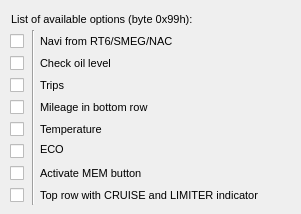
   <widget class="QWidget" name="b099">
    <attribute name="title">
     <string>Byte 99h</string>
    </attribute>
    <widget class="Line" name="line_2">
     <property name="geometry">
      <rect>
       <x>23</x>
       <y>30</y>
       <width>20</width>
       <height>175</height>
      </rect>
     </property>
     <property name="orientation">
      <enum>Qt::Vertical</enum>
     </property>
    </widget>
    <widget class="QCheckBox" name="checkBox_Navi">
     <property name="geometry">
      <rect>
       <x>10</x>
       <y>33</y>
       <width>16</width>
       <height>16</height>
      </rect>
     </property>
     <property name="text">
      <string/>
     </property>
    </widget>
    <widget class="QLabel" name="label_10">
     <property name="geometry">
      <rect>
       <x>40</x>
       <y>55</y>
       <width>140</width>
       <height>16</height>
      </rect>
     </property>
     <property name="font">
      <font>
       <pointsize>8</pointsize>
      </font>
     </property>
     <property name="text">
      <string>Check oil level</string>
     </property>
     <property name="alignment">
      <set>Qt::AlignLeading|Qt::AlignLeft|Qt::AlignVCenter</set>
     </property>
    </widget>
    <widget class="QCheckBox" name="checkBox_Oil">
     <property name="geometry">
      <rect>
       <x>10</x>
       <y>55</y>
       <width>16</width>
       <height>16</height>
      </rect>
     </property>
     <property name="text">
      <string/>
     </property>
    </widget>
    <widget class="QLabel" name="label_11">
     <property name="geometry">
      <rect>
       <x>40</x>
       <y>77</y>
       <width>130</width>
       <height>16</height>
      </rect>
     </property>
     <property name="font">
      <font>
       <pointsize>8</pointsize>
      </font>
     </property>
     <property name="text">
      <string>Trips</string>
     </property>
     <property name="alignment">
      <set>Qt::AlignLeading|Qt::AlignLeft|Qt::AlignVCenter</set>
     </property>
    </widget>
    <widget class="QCheckBox" name="checkBox_trip">
     <property name="geometry">
      <rect>
       <x>10</x>
       <y>77</y>
       <width>16</width>
       <height>16</height>
      </rect>
     </property>
     <property name="text">
      <string/>
     </property>
    </widget>
    <widget class="QLabel" name="label_12">
     <property name="geometry">
      <rect>
       <x>40</x>
       <y>99</y>
       <width>144</width>
       <height>16</height>
      </rect>
     </property>
     <property name="font">
      <font>
       <pointsize>8</pointsize>
      </font>
     </property>
     <property name="text">
      <string>Mileage in bottom row</string>
     </property>
     <property name="alignment">
      <set>Qt::AlignLeading|Qt::AlignLeft|Qt::AlignVCenter</set>
     </property>
    </widget>
    <widget class="QCheckBox" name="checkBox_mileage">
     <property name="geometry">
      <rect>
       <x>10</x>
       <y>99</y>
       <width>16</width>
       <height>16</height>
      </rect>
     </property>
     <property name="text">
      <string/>
     </property>
    </widget>
    <widget class="QLabel" name="label_20">
     <property name="geometry">
      <rect>
       <x>40</x>
       <y>121</y>
       <width>77</width>
       <height>16</height>
      </rect>
     </property>
     <property name="font">
      <font>
       <pointsize>8</pointsize>
      </font>
     </property>
     <property name="text">
      <string>Temperature</string>
     </property>
     <property name="alignment">
      <set>Qt::AlignLeading|Qt::AlignLeft|Qt::AlignVCenter</set>
     </property>
    </widget>
    <widget class="QLabel" name="label_24">
     <property name="geometry">
      <rect>
       <x>11</x>
       <y>11</y>
       <width>233</width>
       <height>16</height>
      </rect>
     </property>
     <property name="font">
      <font>
       <pointsize>8</pointsize>
      </font>
     </property>
     <property name="text">
      <string>List of available options (byte 0x99h):</string>
     </property>
     <property name="alignment">
      <set>Qt::AlignLeading|Qt::AlignLeft|Qt::AlignVCenter</set>
     </property>
    </widget>
    <widget class="QLabel" name="label_9">
     <property name="geometry">
      <rect>
       <x>40</x>
       <y>33</y>
       <width>149</width>
       <height>16</height>
      </rect>
     </property>
     <property name="font">
      <font>
       <pointsize>8</pointsize>
      </font>
     </property>
     <property name="text">
      <string>Navi from RT6/SMEG/NAC</string>
     </property>
     <property name="alignment">
      <set>Qt::AlignLeading|Qt::AlignLeft|Qt::AlignVCenter</set>
     </property>
    </widget>
    <widget class="QCheckBox" name="checkBox_temperature">
     <property name="enabled">
      <bool>true</bool>
     </property>
     <property name="geometry">
      <rect>
       <x>10</x>
       <y>121</y>
       <width>16</width>
       <height>16</height>
      </rect>
     </property>
     <property name="text">
      <string/>
     </property>
     <property name="checked">
      <bool>false</bool>
     </property>
    </widget>
    <widget class="QLabel" name="label_15">
     <property name="geometry">
      <rect>
       <x>40</x>
       <y>139</y>
       <width>67</width>
       <height>20</height>
      </rect>
     </property>
     <property name="font">
      <font>
       <pointsize>8</pointsize>
      </font>
     </property>
     <property name="text">
      <string>ЕСО</string>
     </property>
     <property name="alignment">
      <set>Qt::AlignLeading|Qt::AlignLeft|Qt::AlignVCenter</set>
     </property>
    </widget>
    <widget class="QCheckBox" name="checkBox_Eco">
     <property name="enabled">
      <bool>true</bool>
     </property>
     <property name="geometry">
      <rect>
       <x>10</x>
       <y>143</y>
       <width>16</width>
       <height>16</height>
      </rect>
     </property>
     <property name="text">
      <string/>
     </property>
    </widget>
    <widget class="QLabel" name="label_19">
     <property name="geometry">
      <rect>
       <x>40</x>
       <y>165</y>
       <width>201</width>
       <height>16</height>
      </rect>
     </property>
     <property name="font">
      <font>
       <pointsize>8</pointsize>
      </font>
     </property>
     <property name="text">
      <string>Activate MEM button</string>
     </property>
     <property name="alignment">
      <set>Qt::AlignLeading|Qt::AlignLeft|Qt::AlignVCenter</set>
     </property>
    </widget>
    <widget class="QCheckBox" name="checkBox_MEM">
     <property name="enabled">
      <bool>true</bool>
     </property>
     <property name="geometry">
      <rect>
       <x>10</x>
       <y>165</y>
       <width>16</width>
       <height>16</height>
      </rect>
     </property>
     <property name="text">
      <string/>
     </property>
    </widget>
    <widget class="QLabel" name="label_16">
     <property name="geometry">
      <rect>
       <x>40</x>
       <y>187</y>
       <width>252</width>
       <height>16</height>
      </rect>
     </property>
     <property name="font">
      <font>
       <pointsize>8</pointsize>
      </font>
     </property>
     <property name="text">
      <string>Top row with CRUISE and LIMITER indicator</string>
     </property>
     <property name="alignment">
      <set>Qt::AlignLeading|Qt::AlignLeft|Qt::AlignVCenter</set>
     </property>
    </widget>
    <widget class="QCheckBox" name="checkBox_CruiseLimitView">
     <property name="enabled">
      <bool>true</bool>
     </property>
     <property name="geometry">
      <rect>
       <x>10</x>
       <y>187</y>
       <width>16</width>
       <height>16</height>
      </rect>
     </property>
     <property name="text">
      <string/>
     </property>
    </widget>
   </widget>
